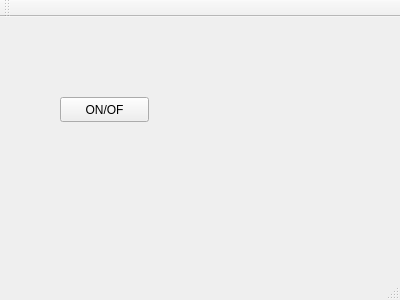
<?xml version="1.0" encoding="UTF-8"?>
<ui version="4.0">
 <class>MainWindow</class>
 <widget class="QMainWindow" name="MainWindow">
  <property name="geometry">
   <rect>
    <x>0</x>
    <y>0</y>
    <width>400</width>
    <height>300</height>
   </rect>
  </property>
  <property name="windowTitle">
   <string>MainWindow</string>
  </property>
  <widget class="QWidget" name="centralWidget">
   <widget class="QPushButton" name="pushButton">
    <property name="geometry">
     <rect>
      <x>60</x>
      <y>80</y>
      <width>89</width>
      <height>25</height>
     </rect>
    </property>
    <property name="text">
     <string>ON/OF</string>
    </property>
   </widget>
  </widget>
  <widget class="QMenuBar" name="menuBar">
   <property name="geometry">
    <rect>
     <x>0</x>
     <y>0</y>
     <width>400</width>
     <height>22</height>
    </rect>
   </property>
  </widget>
  <widget class="QToolBar" name="mainToolBar">
   <attribute name="toolBarArea">
    <enum>TopToolBarArea</enum>
   </attribute>
   <attribute name="toolBarBreak">
    <bool>false</bool>
   </attribute>
  </widget>
  <widget class="QStatusBar" name="statusBar"/>
 </widget>
 <layoutdefault spacing="6" margin="11"/>
 <resources/>
 <connections/>
</ui>
